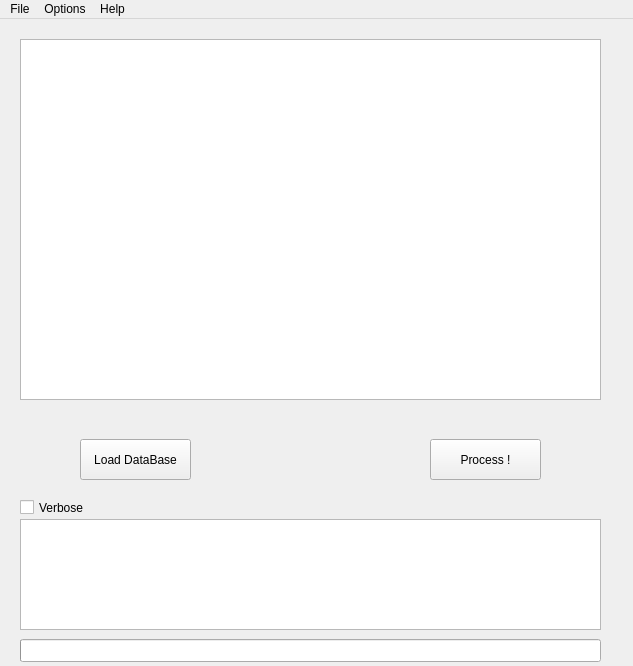
<?xml version="1.0" encoding="UTF-8"?>
<ui version="4.0">
 <class>MainWindow</class>
 <widget class="QMainWindow" name="MainWindow">
  <property name="geometry">
   <rect>
    <x>0</x>
    <y>0</y>
    <width>633</width>
    <height>666</height>
   </rect>
  </property>
  <property name="windowTitle">
   <string>MainWindow</string>
  </property>
  <widget class="QWidget" name="centralWidget">
   <widget class="QGraphicsView" name="BaseImageView">
    <property name="geometry">
     <rect>
      <x>20</x>
      <y>20</y>
      <width>581</width>
      <height>361</height>
     </rect>
    </property>
   </widget>
   <widget class="QPlainTextEdit" name="ConsoleOutpout">
    <property name="geometry">
     <rect>
      <x>20</x>
      <y>500</y>
      <width>581</width>
      <height>111</height>
     </rect>
    </property>
    <property name="readOnly">
     <bool>true</bool>
    </property>
   </widget>
   <widget class="QPushButton" name="ButtonDB">
    <property name="geometry">
     <rect>
      <x>80</x>
      <y>420</y>
      <width>111</width>
      <height>41</height>
     </rect>
    </property>
    <property name="text">
     <string>Load DataBase</string>
    </property>
   </widget>
   <widget class="QPushButton" name="ButtonProcess">
    <property name="geometry">
     <rect>
      <x>430</x>
      <y>420</y>
      <width>111</width>
      <height>41</height>
     </rect>
    </property>
    <property name="text">
     <string>Process !</string>
    </property>
   </widget>
   <widget class="QCheckBox" name="VerboseCheck">
    <property name="geometry">
     <rect>
      <x>20</x>
      <y>480</y>
      <width>70</width>
      <height>17</height>
     </rect>
    </property>
    <property name="text">
     <string>Verbose</string>
    </property>
   </widget>
   <widget class="QProgressBar" name="progressBar">
    <property name="geometry">
     <rect>
      <x>20</x>
      <y>620</y>
      <width>581</width>
      <height>23</height>
     </rect>
    </property>
    <property name="value">
     <number>0</number>
    </property>
    <property name="textVisible">
     <bool>false</bool>
    </property>
    <property name="invertedAppearance">
     <bool>false</bool>
    </property>
   </widget>
  </widget>
  <widget class="QMenuBar" name="menuBar">
   <property name="geometry">
    <rect>
     <x>0</x>
     <y>0</y>
     <width>633</width>
     <height>21</height>
    </rect>
   </property>
   <widget class="QMenu" name="menuFile">
    <property name="title">
     <string>File</string>
    </property>
    <addaction name="File_Open"/>
    <addaction name="separator"/>
    <addaction name="File_Save"/>
    <addaction name="File_Save_As"/>
    <addaction name="separator"/>
    <addaction name="File_Quit"/>
   </widget>
   <widget class="QMenu" name="menuOptions">
    <property name="title">
     <string>Options</string>
    </property>
    <addaction name="actionPreferences"/>
   </widget>
   <widget class="QMenu" name="menuHelp">
    <property name="title">
     <string>Help</string>
    </property>
    <addaction name="actionAbout"/>
    <addaction name="actionHelp"/>
   </widget>
   <addaction name="menuFile"/>
   <addaction name="menuOptions"/>
   <addaction name="menuHelp"/>
  </widget>
  <action name="File_Open">
   <property name="text">
    <string>Open</string>
   </property>
   <property name="shortcut">
    <string>O</string>
   </property>
  </action>
  <action name="File_Save">
   <property name="text">
    <string>Save</string>
   </property>
   <property name="shortcut">
    <string>Ctrl+S</string>
   </property>
  </action>
  <action name="File_Save_As">
   <property name="text">
    <string>Save as</string>
   </property>
   <property name="shortcut">
    <string>Ctrl+Shift+S</string>
   </property>
  </action>
  <action name="File_Quit">
   <property name="text">
    <string>Quit</string>
   </property>
   <property name="shortcut">
    <string>Ctrl+Q</string>
   </property>
  </action>
  <action name="actionPreferences">
   <property name="text">
    <string>Preferences</string>
   </property>
  </action>
  <action name="actionAbout">
   <property name="text">
    <string>About</string>
   </property>
  </action>
  <action name="actionHelp">
   <property name="text">
    <string>Help</string>
   </property>
  </action>
 </widget>
 <layoutdefault spacing="6" margin="11"/>
 <resources/>
 <connections/>
</ui>
